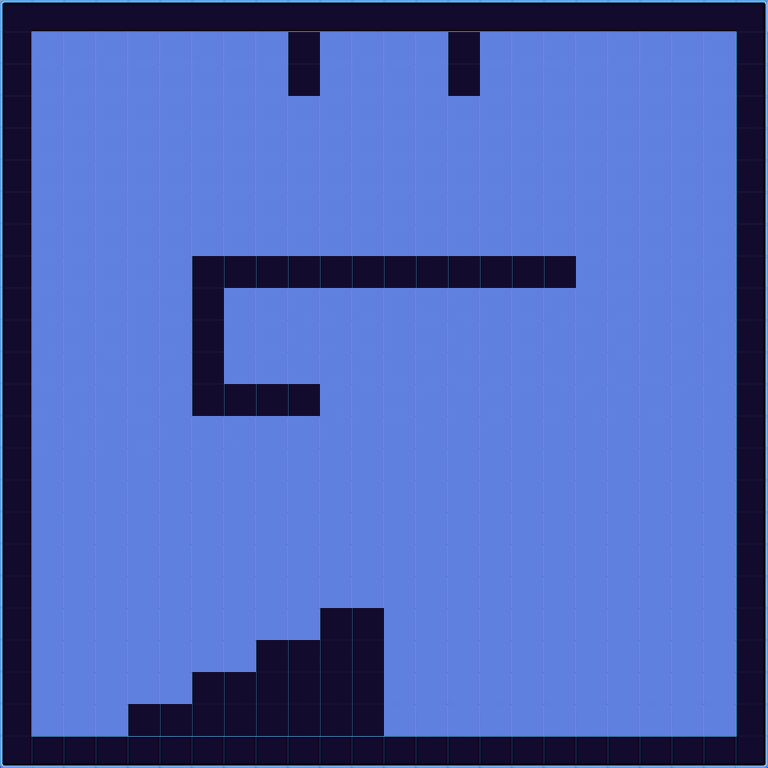

Rendered tile map (Tiled .tmx) drawn with the repository's tilesets; below, a short description and the map source with its tile grids summarised:
An orthogonal 24x24 tile map with 32x32 px tiles, 1 tile layer (ForegroundPlatformLayer), 1 image layer.

<map version="1.0" orientation="orthogonal" renderorder="right-down" width="24" height="24" tilewidth="32" tileheight="32" nextobjectid="1">
 <tileset firstgid="1" name="lvTiles2" tilewidth="32" tileheight="32">
  <image source="lvTiles2.png" width="320" height="32" />
 </tileset>
 <imagelayer name="BackgroundImageLayer">
  <image source="bgim.png" />
  <properties>
   <property name="collidable" value="false" />
   <property name="imageheight" value="960" />
   <property name="imagewidth" value="960" />
  </properties>
 </imagelayer>
 <layer name="ForegroundPlatformLayer" width="24" height="24">
  <properties>
   <property name="collidable" value="true" />
  </properties>
  <data>[576 cells, 576 non-empty, 10 distinct tile ids]</data>
 </layer>
</map>
